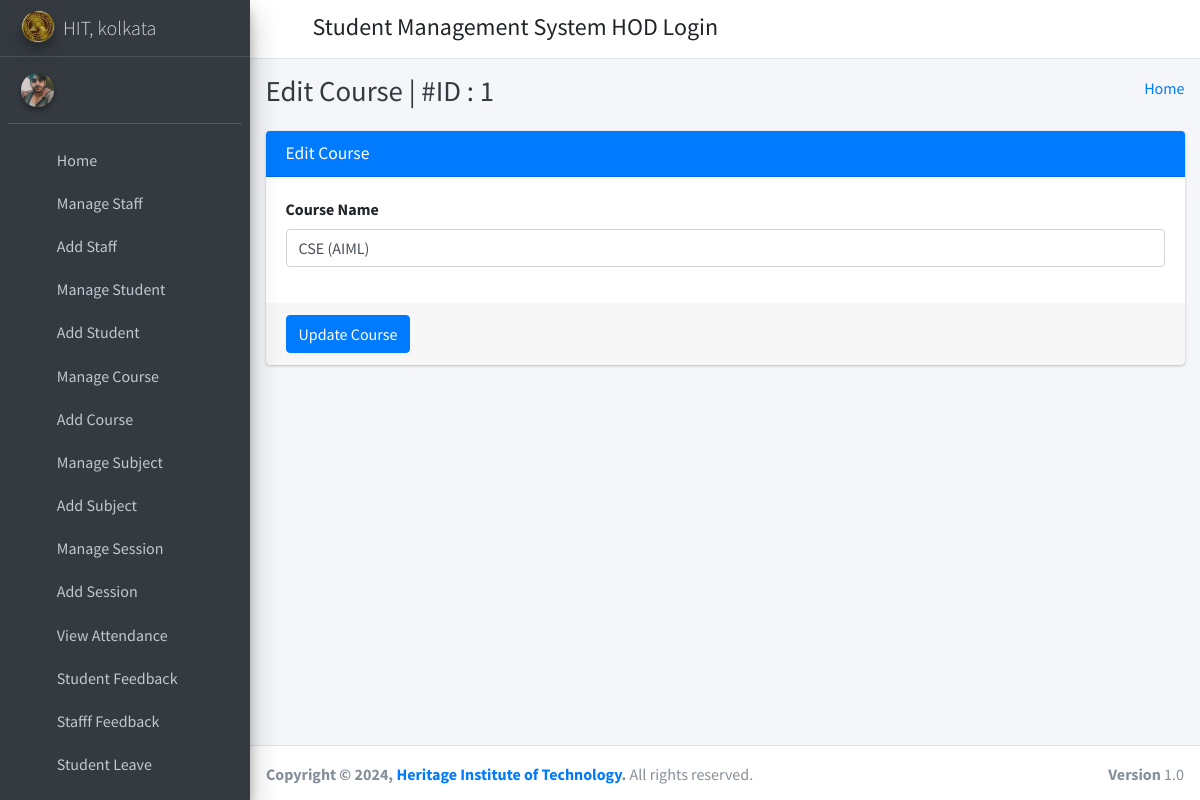
The page /edit_course/1/ (signed in) on the database as committed earlier.
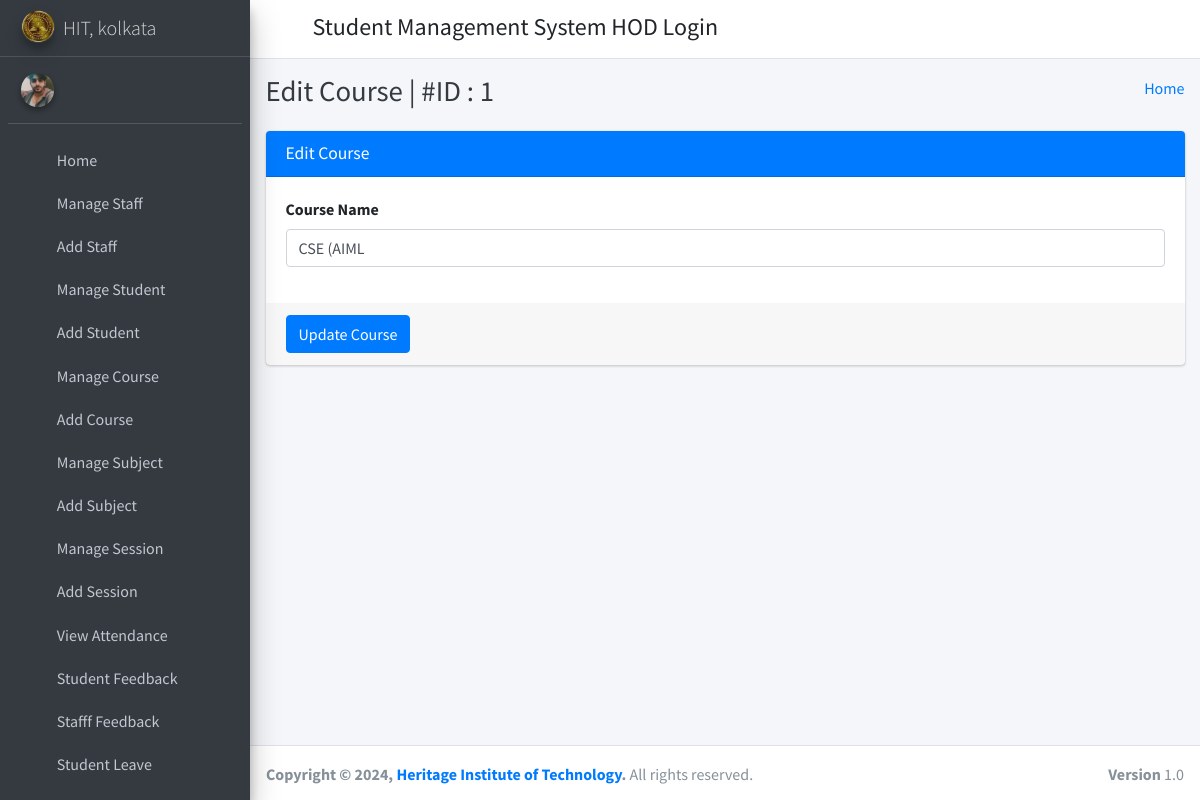
The same page on the database as committed later.
### student_management_app/models.py (models this page shows)
class Courses(models.Model):
    id = models.AutoField(primary_key=True)
    course_name = models.CharField(max_length=255)
    created_at = models.DateTimeField(auto_now_add=True)
    updated_at = models.DateTimeField(auto_now=True)
    objects = models.Manager()

### student_management_app/HodViews.py (the view)
# urls.py: path('edit_course/<course_id>/', HodViews.edit_course, name="edit_course"),
def edit_course(request, course_id):
    course = Courses.objects.get(id=course_id)
    context = {
        "course": course,
        "id": course_id
    }
    return render(request, 'hod_template/edit_course_template.html', context)

### student_management_app/LoginCheckMiddleWare.py (called while the page is built, shortened)
    def process_view(self, request, view_func, view_args, view_kwargs):
        modulename = view_func.__module__
        user = request.user
        if user.is_authenticated:
            if user.user_type == "1":
                if modulename == "student_management_app.HodViews":
                    pass
                elif modulename == "student_management_app.views" or modulename == "django.views.static":
                    pass
                else:
                    return redirect("admin_home")
            else:
                return redirect("login")
        else:
            if request.path == reverse("login") or request.path == reverse("doLogin"):
                pass
            else:
                return redirect("login")

### student_management_app/templates/hod_template/edit_course_template.html (shortened to what this page needs)
{% extends 'hod_template/base_template.html' %}
{% block page_title %}
    Edit Course | #ID : {{ course.id }}
{% endblock page_title %}
{% block main_content %}
{% load static %}
<section class="content">
        <div class="container-fluid">
            <div class="row">
                <div class="col-md-12">
                    <div class="card card-primary">
                    <div class="card-header">
                        <h3 class="card-title">Edit Course</h3>
                    </div>
                    <form role="form" method="POST" action="{% url 'edit_course_save' %}">
                        <div class="card-body">
                            <div class="form-group">
                                <label>Course Name </label>
                                <input type="text" class="form-control" name="course" value="{{ course.course_name }}">
                            </div>
                        </div>
                        <div class="card-footer">
                        <button type="submit" class="btn btn-primary">Update Course</button>
                        </div>
                    </form>
                    </div>
                </div>
            </div>
        </div>
      </section>
  {% endblock main_content %}

Rows that differ between the two databases and show on the page:
changed Courses id 1: course "CSE (AIML)" → "CSE (AIML"
